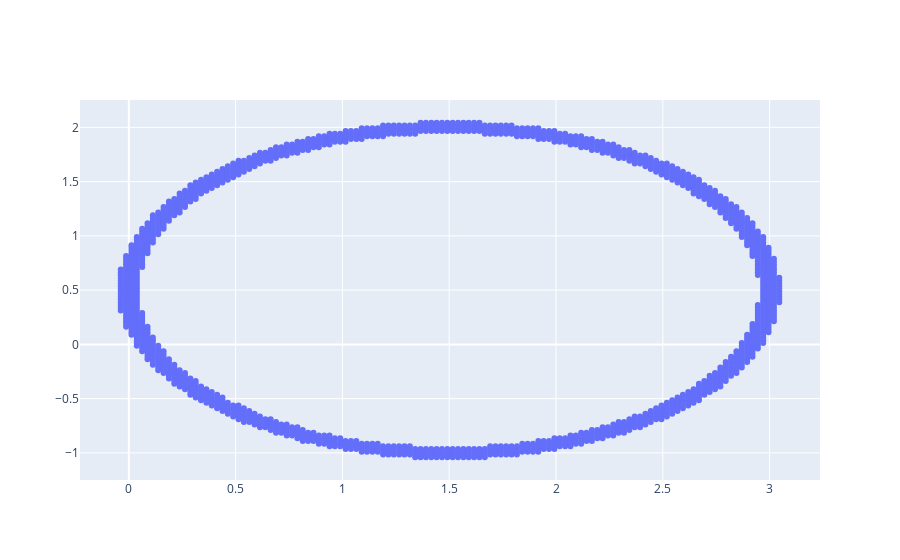

Notebook cell for this chart:
### Code cell
real_parts = np.linspace(-5, 5, 400)
imaginary_parts = np.linspace(-5, 5, 400)
grid = np.array([complex(real, imag) for real in real_parts for imag in imaginary_parts])

abs_values = np.abs(2 * grid - 3 - 1j)

indices = np.where(np.isclose(abs_values, 3, atol=0.1))

real_solutions = np.real(grid[indices])
imag_solutions = np.imag(grid[indices])

fig = go.Figure()

fig.add_trace(go.Scatter(
    x=real_solutions,
    y=imag_solutions,
    mode='markers',
))

fig.show()

### Figure 1 — Plotly figure (JSON) as saved in the notebook; plotly's stock layout.template omitted (floating-point values rounded to 4 significant figures; data arrays with more than 128 entries replaced by an {"elided": "..."} marker saying what was removed)
{"data": [{"mode": "markers", "type": "scatter", "x": {"elided": "1501 float values"}, "y": {"elided": "1501 float values"}}], "layout": {}}
